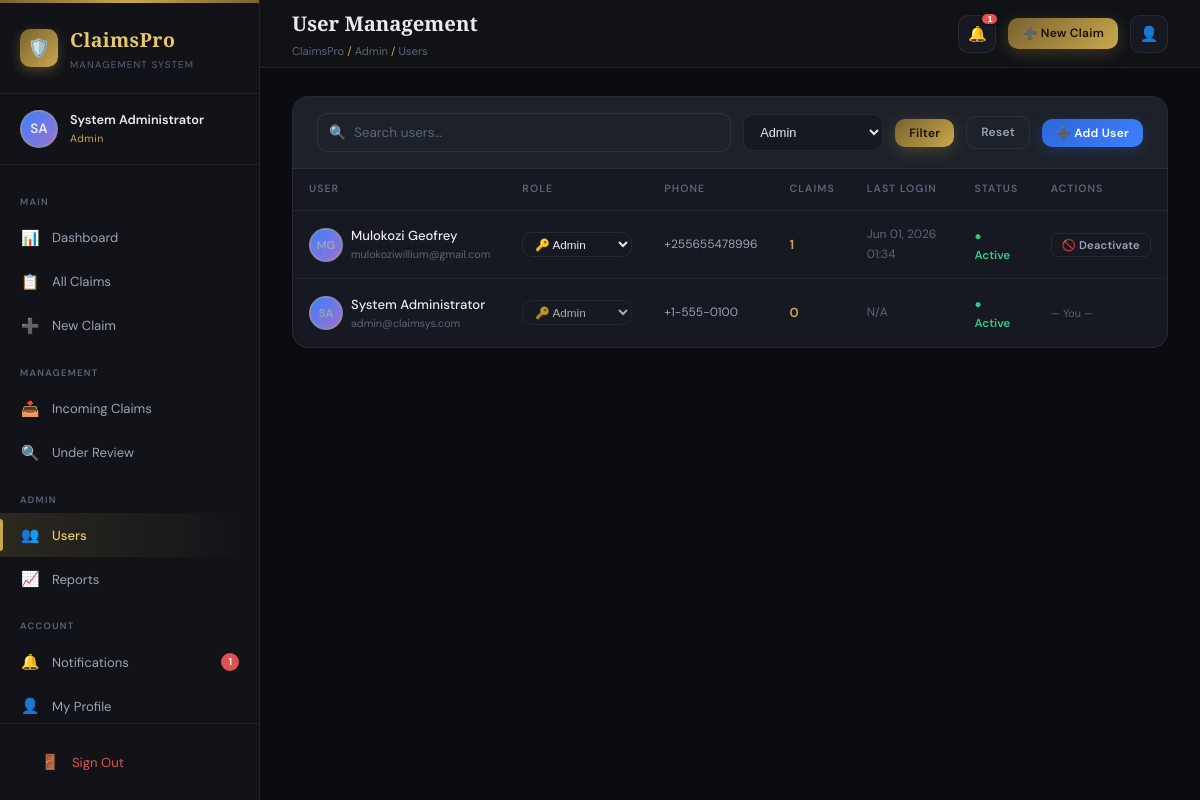
Screenshot of /users.php?role=admin (signed in) with the database file from the repository.
### tables this page shows
CREATE TABLE `users` (
  `id` int(11) NOT NULL,
  `full_name` varchar(150) NOT NULL,
  `email` varchar(150) NOT NULL,
  `password` varchar(255) NOT NULL,
  `role` enum('admin','adjuster','claimant') NOT NULL DEFAULT 'claimant',
  `phone` varchar(30) DEFAULT NULL,
  `avatar` varchar(255) DEFAULT NULL,
  `status` enum('active','inactive','suspended') DEFAULT 'active',
  `last_login` datetime DEFAULT NULL,
  `created_at` timestamp NOT NULL DEFAULT current_timestamp(),
  `updated_at` timestamp NOT NULL DEFAULT current_timestamp() ON UPDATE current_timestamp()
);

### includes/config.php (called while the page is built, shortened)
<?php
function isLoggedIn(): bool {
    return isset($_SESSION['user_id']) && !empty($_SESSION['user_id']);
}
function currentUser(): ?array {
    return [
        'id'        => $_SESSION['user_id'],
        'name'      => $_SESSION['user_name'],
        'email'     => $_SESSION['user_email'],
        'role'      => $_SESSION['user_role'],
    ];
}
function requireRole(string ...$roles): void {
    $user = currentUser();
}
function sanitize(string $input): string {
    return htmlspecialchars(strip_tags(trim($input)), ENT_QUOTES, 'UTF-8');
}
function formatDateTime(?string $dt): string {
    if (!$dt) return 'N/A';
    return date('M d, Y H:i', strtotime($dt));
}

### users.php (the view, shortened to what this page needs)
<?php
require_once __DIR__ . '/includes/config.php';
$breadcrumb = 'ClaimsPro <span>/</span> Admin <span>/</span> Users';
include __DIR__ . '/includes/layout.php';
$pdo     = getDB();
$search = trim($_GET['search'] ?? '');
$roleFilter = $_GET['role'] ?? '';
$where = [];
$params = [];
if ($roleFilter) { $where[] = 'role=?'; $params[] = $roleFilter; }
$whereSQL = $where ? 'WHERE ' . implode(' AND ', $where) : '';
$users = $pdo->prepare("SELECT u.*, (SELECT COUNT(*) FROM claims c WHERE c.claimant_id=u.id) AS claim_count FROM users u $whereSQL ORDER BY u.created_at DESC");
$users->execute($params);
$users = $users->fetchAll();
?>
<div style="display:flex; gap:16px; margin-bottom:24px; flex-wrap:wrap; align-items:flex-start;">
  <div class="card fade-up" style="flex:1; min-width:0;">
    <div class="filter-bar">
      <form method="GET" style="display:contents;">
        <div class="search-input-wrap">
          <span class="search-icon">🔍</span>
          <input type="text" name="search" class="form-control search-input" placeholder="Search users…" value="<?= sanitize($search) ?>">
        </div>
        <select name="role" class="filter-select" onchange="this.form.submit()">
          <option value="admin" <?= $roleFilter==='admin'?'selected':''?>>Admin</option>
        </select>
        <button type="submit" class="btn btn-gold btn-sm">Filter</button>
        <a href="<?= APP_URL ?>/users.php" class="btn btn-ghost btn-sm">Reset</a>
        <button type="button" class="btn btn-primary btn-sm" onclick="openModal('createUserModal')">➕ Add User</button>
      </form>
    </div>
    <div class="table-wrap">
      <table>
        <thead>
          <tr>
            <th>User</th>
            <th>Role</th>
            <th>Phone</th>
            <th>Claims</th>
            <th>Last Login</th>
            <th>Status</th>
            <th>Actions</th>
          </tr>
        </thead>
        <tbody>
          <?php if (empty($users)): ?>
            <tr><td colspan="7"><div class="empty-state"><div class="empty-icon">👥</div><div class="empty-title">No users found</div></div></td></tr>
          <?php else: ?>
            <?php foreach ($users as $u):
              $initials = implode('', array_map(fn($w)=>strtoupper($w[0]), array_slice(explode(' ',$u['full_name']),0,2)));
              $statusColor = $u['status']==='active' ? 'var(--success)' : 'var(--danger)';
            ?>
              <tr>
                <td>
                  <div class="flex align-center gap-8">
                    <div class="user-avatar" style="width:34px;height:34px;font-size:0.75rem;"><?= $initials ?></div>
                    <div>
                      <div class="td-primary" style="font-size:0.875rem;"><?= sanitize($u['full_name']) ?></div>
                      <div class="text-xs text-muted"><?= sanitize($u['email']) ?></div>
                    </div>
                  </div>
                </td>
                <td>
                  <form method="POST" style="display:inline;">
                    <select name="new_role" class="filter-select" style="min-width:110px; padding:4px 8px; font-size:0.78rem;" onchange="this.form.submit()" <?= $u['id']===$user['id']?'disabled':'' ?>>
                      <option value="admin"     <?= $u['role']==='admin'?'selected':''?>>🔑 Admin</option>
                    </select>
                  </form>
                </td>
                <td class="text-sm"><?= sanitize($u['phone'] ?: '—') ?></td>
                <td><span class="text-gold fw-600"><?= $u['claim_count'] ?></span></td>
                <td class="text-sm text-muted"><?= formatDateTime($u['last_login']) ?></td>
                <td>
                  <span style="display:inline-flex;align-items:center;gap:4px;font-size:0.78rem;font-weight:600;color:<?= $statusColor ?>;">
                    ● <?= ucfirst($u['status']) ?>
                  </span>
                </td>
                <td>
                  <?php if ($u['id'] !== $user['id']): ?>
                  <form method="POST" style="display:inline;">
                    <button type="submit" class="btn btn-ghost btn-xs" data-confirm="Toggle status for <?= sanitize($u['full_name']) ?>?">
                      <?= $u['status']==='active' ? '🚫 Deactivate' : '✅ Activate' ?>
                    </button>
                  </form>
                  <?php else: ?>
                    <span class="text-muted text-xs">— You —</span>
                  <?php endif; ?>
                </td>
              </tr>
            <?php endforeach; ?>
          <?php endif; ?>
        </tbody>
      </table>
    </div>
  </div>
</div>
<?php include __DIR__ . '/includes/layout-end.php'; ?>

### rows the page displays
users: full_name "MG", full_name "Mulokozi Geofrey", email "mulokoziwillium@gmail.com", new_role "🔑 Admin", phone "+255655478996", claim_count "1", last_login "Jun 01, 2026 01:34", status "Active", shows "🚫 Deactivate"
users: full_name "SA", full_name "System Administrator", email "admin@claimsys.com", new_role "🔑 Admin", phone "+1-555-0100", claim_count "0", last_login "N/A", status "Active", shows "— You —"

### other values shown
$initials "SA"
$user['name'] "System Administrator"
$user['role'] "Admin"
$icon "📊 📋 ➕ 📥 🔍 👥 📈 🔔 👤"
$label "Dashboard All Claims New Claim Incoming Claims Under Review Users Reports Notifications My Profile"
$badge "1"
$pageTitle "User Management"
$unreadCount "1"
